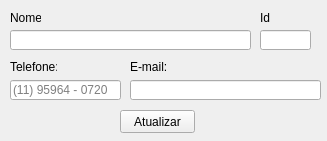
<?xml version="1.0" encoding="UTF-8"?>
<ui version="4.0">
 <class>modifyClientWindow</class>
 <widget class="QMainWindow" name="modifyClientWindow">
  <property name="geometry">
   <rect>
    <x>0</x>
    <y>0</y>
    <width>327</width>
    <height>141</height>
   </rect>
  </property>
  <property name="windowTitle">
   <string>MainWindow</string>
  </property>
  <property name="styleSheet">
   <string notr="true"/>
  </property>
  <widget class="QWidget" name="centralwidget">
   <widget class="QLabel" name="label">
    <property name="geometry">
     <rect>
      <x>10</x>
      <y>10</y>
      <width>31</width>
      <height>16</height>
     </rect>
    </property>
    <property name="text">
     <string>Nome:</string>
    </property>
   </widget>
   <widget class="QLineEdit" name="inputNome">
    <property name="geometry">
     <rect>
      <x>10</x>
      <y>30</y>
      <width>241</width>
      <height>20</height>
     </rect>
    </property>
   </widget>
   <widget class="QLabel" name="label_2">
    <property name="geometry">
     <rect>
      <x>10</x>
      <y>60</y>
      <width>47</width>
      <height>13</height>
     </rect>
    </property>
    <property name="text">
     <string>Telefone:</string>
    </property>
   </widget>
   <widget class="QLineEdit" name="inputTelefone">
    <property name="geometry">
     <rect>
      <x>10</x>
      <y>80</y>
      <width>111</width>
      <height>20</height>
     </rect>
    </property>
    <property name="placeholderText">
     <string>(11) 95964 - 0720</string>
    </property>
   </widget>
   <widget class="QLabel" name="label_3">
    <property name="geometry">
     <rect>
      <x>130</x>
      <y>60</y>
      <width>47</width>
      <height>13</height>
     </rect>
    </property>
    <property name="text">
     <string>E-mail:</string>
    </property>
   </widget>
   <widget class="QLineEdit" name="inputEmail">
    <property name="geometry">
     <rect>
      <x>130</x>
      <y>80</y>
      <width>191</width>
      <height>20</height>
     </rect>
    </property>
    <property name="text">
     <string/>
    </property>
   </widget>
   <widget class="QPushButton" name="btnAtualizar">
    <property name="geometry">
     <rect>
      <x>120</x>
      <y>110</y>
      <width>75</width>
      <height>23</height>
     </rect>
    </property>
    <property name="text">
     <string>Atualizar</string>
    </property>
   </widget>
   <widget class="QLabel" name="label_4">
    <property name="geometry">
     <rect>
      <x>260</x>
      <y>10</y>
      <width>31</width>
      <height>16</height>
     </rect>
    </property>
    <property name="text">
     <string>Id</string>
    </property>
   </widget>
   <widget class="QLineEdit" name="inputIDD">
    <property name="geometry">
     <rect>
      <x>260</x>
      <y>30</y>
      <width>51</width>
      <height>20</height>
     </rect>
    </property>
   </widget>
  </widget>
 </widget>
 <resources/>
 <connections/>
</ui>
